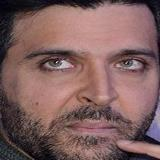
#> input picture ORV/data/test/not_user/Hrithik Roshan_Hrithik Roshan_48.jpg, 160 x 160 px, given in place of the camera
$ python new_user.py
#> lines starting #> are read from the running program, lines starting #| are printed output that depends on the picture; after the words box and inside, x2 and y2 are one past the last pixel; in counts of white or black regions, pixels touching at a corner belong together
#> the answer given: ../../data/test/not_user/Hrithik Roshan_Hrithik Roshan_48.jpg
import os
import subprocess
import cv2
import time
import math

SAVE_BASE_DIR = "../data"
TRAIN_DIR = os.path.join(SAVE_BASE_DIR, "train")
VAL_DIR = os.path.join(SAVE_BASE_DIR, "validation")
TEST_DIR = os.path.join(SAVE_BASE_DIR, "test")

NUM_IMAGES = 100
CAPTURE_INTERVAL = 0.1
WINDOW_NAME = "Face Enrollment - Position Face in Center"
GUIDING_BOX_SIZE = 300
MODEL_INPUT_SIZE = (224, 224)

TRAIN_SPLIT_RATIO = 0.8
VAL_SPLIT_RATIO = 0.15

HAAR_CASCADE_PATH = cv2.data.haarcascades + 'haarcascade_frontalface_default.xml'
if not os.path.exists(HAAR_CASCADE_PATH):
    print(f"Error: Haar cascade file not found at {HAAR_CASCADE_PATH}")
    print("Please download it or ensure your OpenCV installation is correct.")
    exit()
face_cascade = cv2.CascadeClassifier(HAAR_CASCADE_PATH)


def draw_guiding_box_and_text(frame, text, size=GUIDING_BOX_SIZE):
    h, w, _ = frame.shape
    center_x, center_y = w // 2, h // 2

    top_left_guide = (center_x - size // 2, center_y - size // 2)
    bottom_right_guide = (center_x + size // 2, center_y + size // 2)
    cv2.rectangle(frame, top_left_guide, bottom_right_guide, (0, 255, 0), 1)


    text_size, _ = cv2.getTextSize(text, cv2.FONT_HERSHEY_SIMPLEX, 0.5, 1)
    text_x = center_x - text_size[0] // 2
    text_y = top_left_guide[1] - 10
    if text_y < 20:
        text_y = bottom_right_guide[1] + 20

    cv2.putText(frame, text, (text_x, text_y),
                cv2.FONT_HERSHEY_SIMPLEX, 0.5, (0, 255, 0), 1)


def capture_user_images(user_id="user_alpha", num_images=NUM_IMAGES, capture_interval=CAPTURE_INTERVAL):
#> called with num_images = 100, capture_interval = 0.1
    user_train_dir = os.path.join(TRAIN_DIR, user_id)
    user_val_dir = os.path.join(VAL_DIR, user_id)
    user_test_dir = os.path.join(TEST_DIR, user_id)

    os.makedirs(user_train_dir, exist_ok=True)
    os.makedirs(user_val_dir, exist_ok=True)
    os.makedirs(user_test_dir, exist_ok=True)

    cap = cv2.VideoCapture(0)
    if not cap.isOpened():
        print("Failed to access webcam.")
        return []

    print(f"📹 Starting capture for {user_id}. Please position your face in the center.")
    cv2.namedWindow(WINDOW_NAME)

    captured_images_count = 0
    last_capture_time = time.time()
    num_train_images = math.floor(num_images * TRAIN_SPLIT_RATIO)
    num_val_images = math.floor(num_images * VAL_SPLIT_RATIO)

    print(
        f"Target images: Total={num_images}, Train={num_train_images}, Validation={num_val_images}, Test={num_images - num_train_images - num_val_images}")
    all_captured_paths = []

    while captured_images_count < num_images:
        ret, frame = cap.read()
#> frame is the input picture: shape (160, 160, 3); mean B, G, R 94.7, 96.1, 127.4
        if not ret:
            print("Failed to read frame from webcam.")
            break

        display_frame = frame.copy()
        gray_frame = cv2.cvtColor(frame, cv2.COLOR_BGR2GRAY)
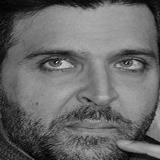
#> gray_frame: shape (160, 160); min 1, max 236, mean 105.3

        faces = face_cascade.detectMultiScale(gray_frame, scaleFactor=1.1, minNeighbors=5, minSize=(50, 50))
#> faces = [[32, 20, 122, 122]]

        face_crop_for_saving = None
        current_message = f"Align face. Captured: {captured_images_count}/{num_images}"

        if len(faces) == 1:
            x, y, w, h = faces[0]
#> x = 32; y = 20; w = 122; h = 122
            cv2.rectangle(display_frame, (x, y), (x + w, y + h), (255, 0, 0), 2)
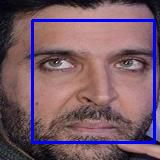
#> display_frame: shape (160, 160, 3); 5.7% of pixels changed, all inside (x1, y1, x2, y2) = (31, 19, 156, 144)
            current_message = f"Face detected! Captured: {captured_images_count}/{num_images}"

            current_time = time.time()
            if current_time - last_capture_time >= capture_interval:
                padding = 20
                x1 = max(0, x - padding)
                y1 = max(0, y - padding)
                x2 = min(frame.shape[1], x + w + padding)
                y2 = min(frame.shape[0], y + h + padding)

                face_crop = frame[y1:y2, x1:x2]

                if face_crop.size == 0:
                    print("Warning: Face crop is empty. Skipping.")
                else:
                    face_crop_for_saving = cv2.resize(face_crop, MODEL_INPUT_SIZE)
                    last_capture_time = current_time

        elif len(faces) > 1:
            current_message = "Multiple faces detected! Only one please."
        else:
            current_message = f"No face detected. Captured: {captured_images_count}/{num_images}"

        draw_guiding_box_and_text(display_frame, current_message)

        if face_crop_for_saving is not None:
            if captured_images_count < num_train_images:
                save_dir = user_train_dir
                set_name = "train"
            elif captured_images_count < num_train_images + num_val_images:
                save_dir = user_val_dir
                set_name = "validation"
            else:
                save_dir = user_test_dir
                set_name = "test"

            image_filename = f"{user_id}_{set_name}_{captured_images_count + 1}.png"
            save_path = os.path.join(save_dir, image_filename)

            cv2.imwrite(save_path, face_crop_for_saving)
            print(f"Captured image {captured_images_count + 1}/{num_images} for '{set_name}' set. Saved as {save_path}")

            all_captured_paths.append(save_path)
            captured_images_count += 1

        cv2.imshow(WINDOW_NAME, display_frame)

        if cv2.waitKey(1) & 0xFF == ord('q'):
#> (key q is pressed here)
            print("Capture interrupted by user.")
            break

    cap.release()
    cv2.destroyAllWindows()
    print(f"✅ Finished capturing {captured_images_count} face images.")
    return all_captured_paths


if __name__ == "__main__":
    username = input("Enter new user ID: ").strip()
    if not username:
        print("Username cannot be empty.")
    else:
        image_paths = capture_user_images(username, num_images=NUM_IMAGES)
        if image_paths and len(image_paths) >= (NUM_IMAGES * TRAIN_SPLIT_RATIO * 0.5):
            print(f"\nProceeding to build model for user '{username}'...")
            try:
                subprocess.run(["python", "build_model.py", username], check=True)
                print(f"Model building process for '{username}' completed.")
            except subprocess.CalledProcessError as e:
                print(f"Error during model building for '{username}': {e}")
            except FileNotFoundError:
                print(
                    "Error: build_model.py not found. Make sure it's in the same directory or provide the correct path.")
        elif image_paths:
            print("Not enough images captured to proceed with model training. Please capture more images.")
        else:
            print("No images were captured.")

$ run again, on ORV/data/test/not_user/Virat Kohli_Virat Kohli_5.jpg
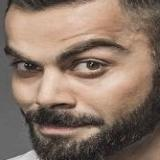
#> input picture ORV/data/test/not_user/Virat Kohli_Virat Kohli_5.jpg, 160 x 160 px, given in place of the camera
#> in capture_user_images, frame is the input picture: shape (160, 160, 3); mean B, G, R 102.4, 116.2, 137.3
#> in capture_user_images, `gray_frame = cv2.cvtColor(frame, cv2.COLOR_BGR2GRAY)`:
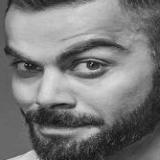
#> gray_frame: shape (160, 160); min 9, max 223, mean 121
#> faces = ()
